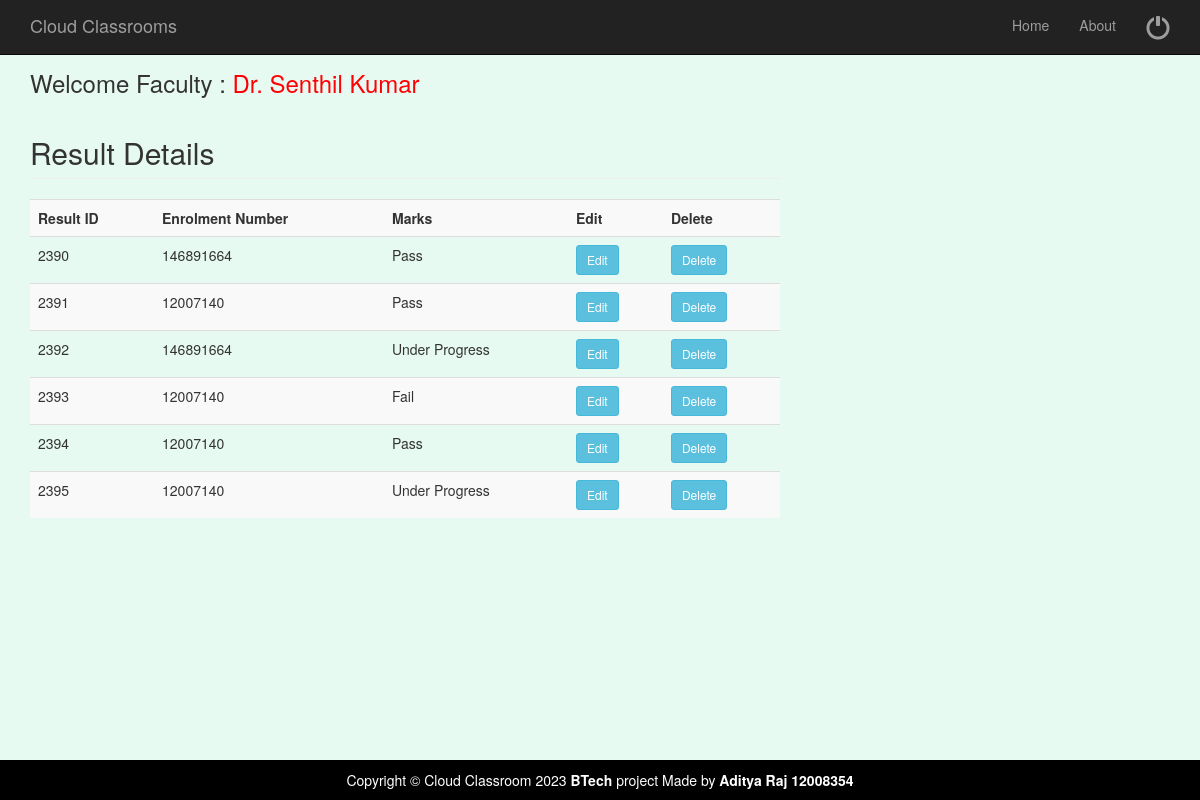
Page /resultdetails.php (signed in) on the committed database.
### tables this page shows
CREATE TABLE `result` (
  `RsID` bigint(20) NOT NULL,
  `Eno` varchar(20) NOT NULL,
  `Ex_ID` int(10) NOT NULL,
  `Marks` varchar(20) NOT NULL
);

### resultdetails.php (the view, shortened to what this page needs)
	<?php
$fname = $_SESSION[ "fname" ];
?>
<?php include('fhead.php');  ?>
<div class="container">
	<div class="row">
		<div class="col-md-8">
			<h3> Welcome Faculty : <a href="welcomefaculty.php" ><span style="color:#FF0004"> <?php echo $fname; ?></span></a> </h3>
			<?php
include('database.php');
$sql="SELECT * FROM result";
$rs=mysqli_query($connect,$sql);
echo "<h2 class='page-header'>Result Details</h2>";
echo "<table class='table table-striped' style='width:100%'>
<tr>
<th>Result ID</th>
<th>Enrolment Number</th>
<th>Marks</th>
<th>Edit</th>
<th>Delete</th>
</tr>";
while($row=mysqli_fetch_array($rs))
{
?>
			<tr>
	<td>
	<?PHP echo $row['RsID'];?>
	</td>
	<td>
	<?PHP echo $row['Eno'];?>
	</td>
	<td>
	<?PHP echo $row['Marks'];?>
	</td>
	<td><a href="updateresultdetails.php?editid=<?php echo $row['RsID']; ?>"><input type="button" Value="Edit" class="btn btn-info btn-sm"></a>
	</td>
	<td><a href="resultdetails.php?deleteid=<?php echo $row['RsID']; ?>"><input type="button" Value="Delete" class="btn btn-info btn-sm"></a>
	</td>
			</tr>
			<?php
			}
			?>
			</table>
		</div>
	</div>
	<?php include('allfoot.php');  ?>

### fhead.php (shortened to what this page needs)
<!doctype html>
<html lang="en">
<head>
    <link href="css/bootstrap.min.css" rel="stylesheet">
    <link href="css/modern-business.css" rel="stylesheet">
    <link href="font-awesome/css/font-awesome.min.css" rel="stylesheet" type="text/css">
</head>
<body>
<header>
    <nav class="navbar navbar-inverse navbar-fixed-top" role="navigation">
        <div class="container">
            <div class="navbar-header">
                <a class="navbar-brand" href="index">Cloud Classrooms</a>
            </div>
            <div class="collapse navbar-collapse" id="bs-example-navbar-collapse-1">
                <ul class="nav navbar-nav navbar-right">
                    <li>
                        <a href="welcomefaculty">Home</a>
                    </li>
                       <li>
                        <a href="about">About</a>
                    </li>
					 <li>
                        <a href="logoutfaculty" style="font-size: x-large;"><span class="glyphicon glyphicon-off title=" title="logout"></span> </a>
                    </li>
                </ul>
            </div>
        </div>
    </nav>
</header>

### allfoot.php (shortened to what this page needs)
        <footer>
            <div class="row">
                <div class="col-lg-12">
                    <p class="footer text-center">Copyright &copy; Cloud Classroom 2023  <strong> BTech</strong> project Made by <strong>Aditya Raj 12008354</strong></p>
                </div>
            </div>
        </footer>
    </div>
</body>
</html>

### css/modern-business.css (style rules this page uses)
html, body { height: 100%; }
body { padding-top: 50px; }
footer { margin: 50px 0; }

### fhead.php (style rules this page uses)
body { background-color: #e7faf2 }

### allfoot.php (style rules this page uses)
.footer { background: #000; padding: 10px 0px; color: #fff;position: fixed;left: 0; right: 0;bottom: -10px; }

### rows in the picture
result: RsID "2390", Eno "146891664", Marks "Pass"
result: RsID "2391", Eno "12007140", Marks "Pass"
result: RsID "2392", Eno "146891664", Marks "Under Progress"
result: RsID "2393", Eno "12007140", Marks "Fail"
result: RsID "2394", Eno "12007140", Marks "Pass"
result: RsID "2395", Eno "12007140", Marks "Under Progress"

### other values in the picture
$fname "Dr. Senthil Kumar"
